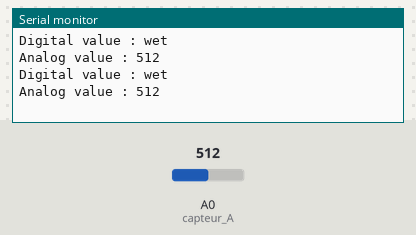
The sketch below on a simulated Arduino Uno, built with avr-gcc and run on an emulated ATmega328P. On the bench: the last lines printed to the serial monitor. The inputs (shaded band) are chosen by the test bench; at power-on: A0 (capteur_A) = 512.

Above: at 1.8 s.
1.9 s: A0 (capteur_A) set to 1010
At 2.6 s:
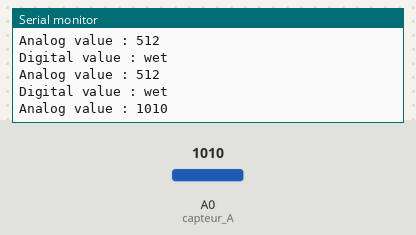
5.5 s: A0 (capteur_A) set to 1023
At 6.8 s:
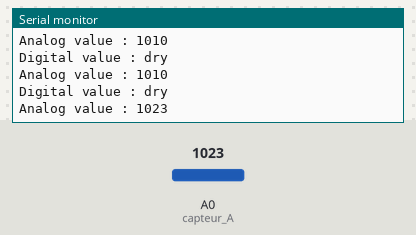
7.0 s: A0 (capteur_A) set to 0
At 7.9 s:
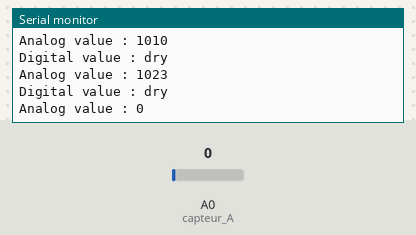
Timing chart, 0 to 10.0 s (numbered marks = the images above; inputs shaded):
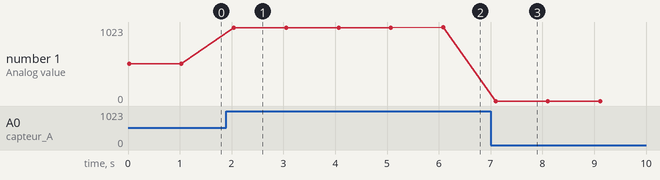

Measured:
- after the input at 1.9 s, the serial monitor: prints a new line after 0.14 s (image 1)
- after the input at 5.5 s, the serial monitor: prints a new line after 0.59 s (image 2)
- after the input at 7.0 s, the serial monitor: prints a new line after 0.10 s (image 3)
- plotted number 1: 512 → 1010 after the input at 1.9 s, 1010 → 1023 after the input at 5.5 s, 1023 → 0 after the input at 7.0 s

The sketch:

Rain_Sensor.ino
```cpp
const int capteur_D = 4;
const int capteur_A = A0;

int val_analogique;

void setup()
{
  pinMode(capteur_D, INPUT);
  pinMode(capteur_A, INPUT);
  Serial.begin(9600);
}

void loop()
{
if(val_analogique > 1000)
  {
    Serial.println("Digital value : dry");
    delay(10);
  }
else
  {
    Serial.println("Digital value : wet");
    delay(10);
  }
val_analogique=analogRead(capteur_A);
 Serial.print("Analog value : ");
 Serial.println(val_analogique);
 Serial.println("");
  delay(1000);
}
```
